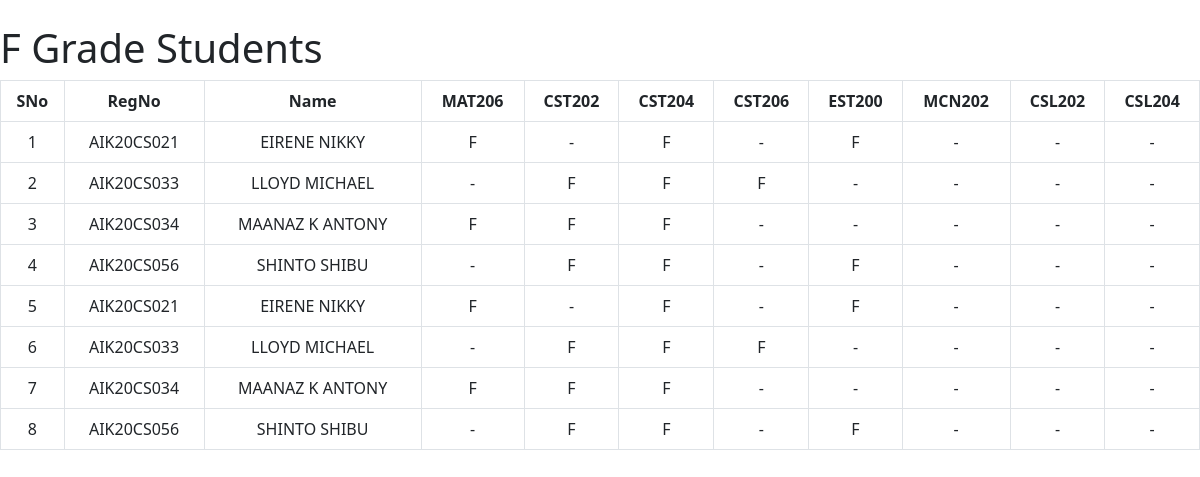
/2ff_grade, run on an earlier commit of the app's database.
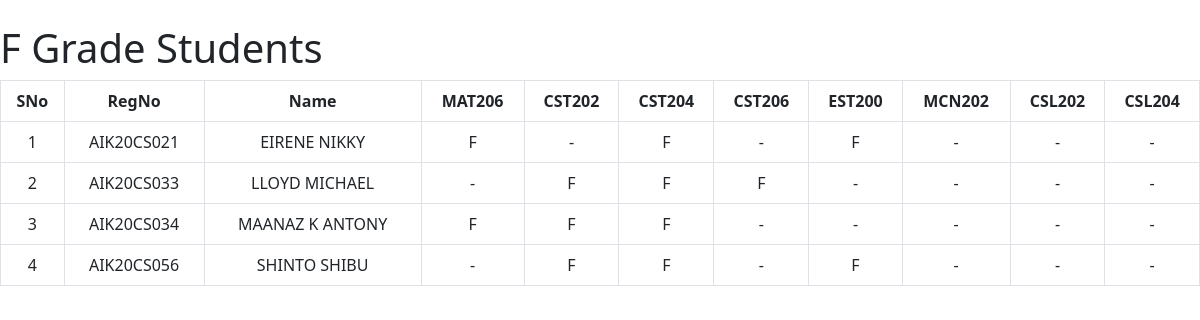
And on a later commit of the database.
### main.py (models this page shows)
class Student(db.Model):
    id = db.Column(db.Integer,primary_key=True)
    RegNo = db.Column(db.String(10),nullable=False)
    Name = db.Column(db.String(50),nullable=False)
    MAT206 = db.Column(db.String(10),nullable=False)
    CST202 = db.Column(db.String(10),nullable=False)
    CST204 = db.Column(db.String(10),nullable=False)
    CST206 = db.Column(db.String(10),nullable=False)
    EST200 = db.Column(db.String(10),nullable=False)
    MCN202 = db.Column(db.String(10),nullable=False)
    CSL202 = db.Column(db.String(10),nullable=False)
    CSL204 = db.Column(db.String(10),nullable=False)
    Earned_Credits = db.Column(db.Integer,nullable=False)
    Cumilative_Credits = db.Column(db.Integer,nullable=False)
    SGPA = db.Column(db.Integer,nullable=False)
    CGPA = db.Column(db.Integer,nullable=False)

### main.py (the view)
@app.route('/2ff_grade', methods=['GET'])
def ff2_grade():
    all_students = Student.query.all()
    students_2f_grade = []
    for student in all_students:
        subjects = [
            student.MAT206, student.CST202, student.CST204,
            student.CST206, student.EST200, student.MCN202,
            student.CSL202, student.CSL204
        ]
        f_count = subjects.count('F')
        if f_count == 3:
            students_2f_grade.append(student)
    return render_template('test.html', students=students_2f_grade)

### templates/test.html (shortened to what this page needs)
{% extends 'base.html' %}
{% block body %}
<h1 class="mt-4">F Grade Students</h1>
<table class="table table-hover text-center table-bordered">
    <thead>
        <tr>
        <th scope="col">SNo</th>
        <th scope="col">RegNo</th>
        <th scope="col">Name</th>
        <th scope="col">MAT206</th>
        <th scope="col">CST202</th>
        <th scope="col">CST204</th>
        <th scope="col">CST206</th>
        <th scope="col">EST200</th>
        <th scope="col">MCN202</th>
        <th scope="col">CSL202</th>
        <th scope="col">CSL204</th>
        </tr>
    </thead>
            <tbody>
                {% for student in students %}
                <tr>
                    <td scope="row">{{ loop.index }}</td>
                    <td>{{ student.RegNo }}</td>
                    <td>{{ student.Name }}</td>
                    {% if student.MAT206 == "F" %}
                        <td>{{ student.MAT206 }}</td>
                    {% else %}
                        <td> - </td>
                    {% endif %}
                    {% if student.CST202 == "F" %}
                        <td>{{ student.CST202 }}</td>
                    {% else %}
                        <td> - </td>
                    {% endif %}
                    {% if student.CST204 == "F" %}
                        <td>{{ student.CST204 }}</td>
                    {% else %}
                    <td> - </td>
                    {% endif %}
                    {% if student.CST206 == "F" %}
                        <td>{{ student.CST206 }}</td>
                    {% else %}
                    <td> - </td>
                    {% endif %}
                    {% if student.EST200 == "F" %}
                        <td>{{ student.EST200 }}</td>
                    {% else %}
                    <td> - </td>
                    {% endif %}
                    {% if student.MCN202 == "F" %}
                        <td>{{ student.MCN202 }}</td>
                    {% else %}
                    <td> - </td>
                    {% endif %}
                    {% if student.CSL202 == "F" %}
                        <td>{{ student.CSL202 }}</td>
                    {% else %}
                    <td> - </td>
                    {% endif %}
                    {% if student.CSL204 == "F" %}
                        <td>{{ student.CSL204 }}</td>
                    {% else %}
                    <td> - </td>
                    {% endif %}
                </tr>
                {% endfor %}
            </tbody>
        </table>
{% endblock body %}

### templates/base.html (shortened to what this page needs)
<!doctype html>
<html lang="en">
  <head>
    <link href="https://cdn.jsdelivr.net/npm/bootstrap@5.3.0-alpha3/dist/css/bootstrap.min.css" rel="stylesheet">
  </head>
  <body>
  {% block body %}
  {% endblock body %}
  </body>
</html>

What changed in the data, as far as the page shows it:
removed Student: RegNo "AIK20CS021", Name "EIRENE NIKKY", MAT206 "F", CST204 "F", EST200 "F"
removed Student: RegNo "AIK20CS033", Name "LLOYD MICHAEL", CST202 "F", CST204 "F", CST206 "F"
removed Student: RegNo "AIK20CS034", Name "MAANAZ K ANTONY", MAT206 "F", CST202 "F", CST204 "F"
removed Student: RegNo "AIK20CS056", Name "SHINTO SHIBU", CST202 "F", CST204 "F", EST200 "F"
